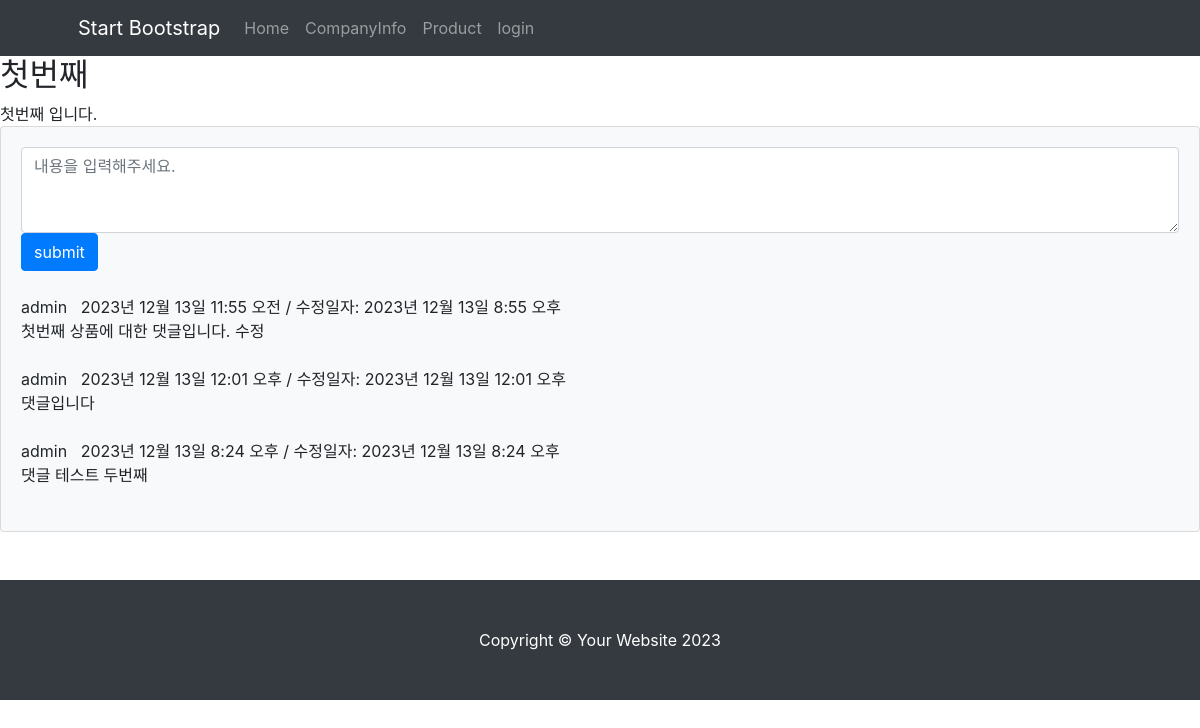
/mysite/8/, run on the app's committed database.
### mysite/models.py (models this page shows, shortened)
class MainContent(models.Model):
    title = models.CharField(max_length=200)
    content = models.TextField()
    main_image = models.ImageField(upload_to='mysite/images/%Y/%m/%d/', blank=True)
    pub_date = models.DateTimeField('date published')

class Comment(models.Model):
    author = models.ForeignKey(User, on_delete=models.CASCADE)
    content_list = models.ForeignKey(MainContent, on_delete=models.CASCADE)
    content = models.TextField()
    create_date = models.DateTimeField(auto_now_add=True)
    modify_date = models.DateTimeField(auto_now=True)

### mysite/views.py (the view)
# urls.py: path('<int:content_id>/', views.detail, name='detail'),
def detail(request, content_id):
    content_list = get_object_or_404(MainContent, pk=content_id)
    context = {'content_list': content_list}
    return render(request, 'mysite/content_detail.html', context)

### templates/mysite/content_detail.html (shortened to what this page needs)
{% extends 'pages/base.html' %}
{% block content %}
<h2>{{ content_list.title }}</h2>
<div>
    {{ content_list.content }}
</div>
<section class="mb-5">
    <div class="card bg-light">
        <div class="card-body">
            <form method="post" class="mb-4" action="{% url 'comment_create' content_list.id %}">
                <textarea id="content" name="content" class="form-control" rows="3" placeholder="내용을 입력해주세요."></textarea>
                <button type="submit" class="btn btn-primary">submit</button>
            </form>
            {% for comment in content_list.comment_set.all %}
            <div class="d-flex">
                <div class="ms-3">
                    <div class="fw-bold">{{ comment.author.username }} &nbsp {{ comment.create_date }}
                        {% if comment.create_date != comment.modify_date %}
                        / 수정일자: {{ comment.modify_date }}
                        {% endif %}
                    </div>
                    {{ comment.content }}
                </div>
            </div>
            <br/>
            {% endfor %}
        </div>
    </div>
</section>
{% endblock %}

### data on the page
MainContent: title "첫번째", content "첫번째 입니다."
Comment: author.username "admin", create_date "2023년 12월 13일 11:55 오전", modify_date "2023년 12월 13일 8:55 오후", content "첫번째 상품에 대한 댓글입니다. 수정"
Comment: author.username "admin", create_date "2023년 12월 13일 12:01 오후", modify_date "2023년 12월 13일 12:01 오후", content "댓글입니다"
Comment: author.username "admin", create_date "2023년 12월 13일 8:24 오후", modify_date "2023년 12월 13일 8:24 오후", content "댓글 테스트 두번째"
